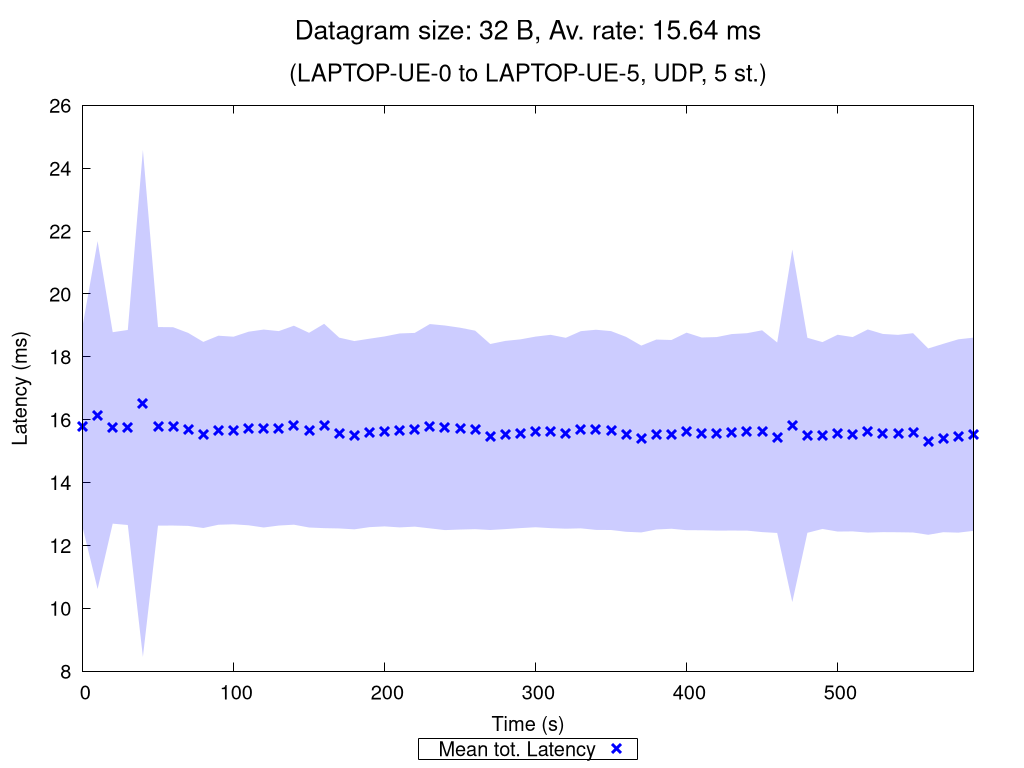

Recreate this plot in gnuplot.
set terminal pngcairo nocrop enhanced size 1024,768 font "Verdana,15"
set output "UDP_5_st_2020_10_12_03-43-49_one2two_00032B.png"

set title "{/=20 Datagram size: 32 B, Av. rate: 15.64 ms}\n\n{/=18 (LAPTOP-UE-0 to LAPTOP-UE-5, UDP, 5 st.)}"

set xlabel "Time (s)"
set ylabel "Latency (ms)"
set ytics nomirror
set key bmargin center horizontal box samplen 1 width -1
set bmargin 4.6
set rmargin 4.5

rf = 1.0  # rate factor
set style fill transparent solid 0.2 noborder
set autoscale xfix
plot "UDP_5_st_2020_10_12_03-43-49_one2two_00032B_iperf_processed.dat" using 1:($2/rf-$3/rf):($2/rf+$3/rf) with filledcurves lc rgb "blue" notitle, \
     "" using 1:($2/rf) with points pt 2 ps 1.5 lw 3 lc rgb "blue" title "Mean tot. Latency", \
